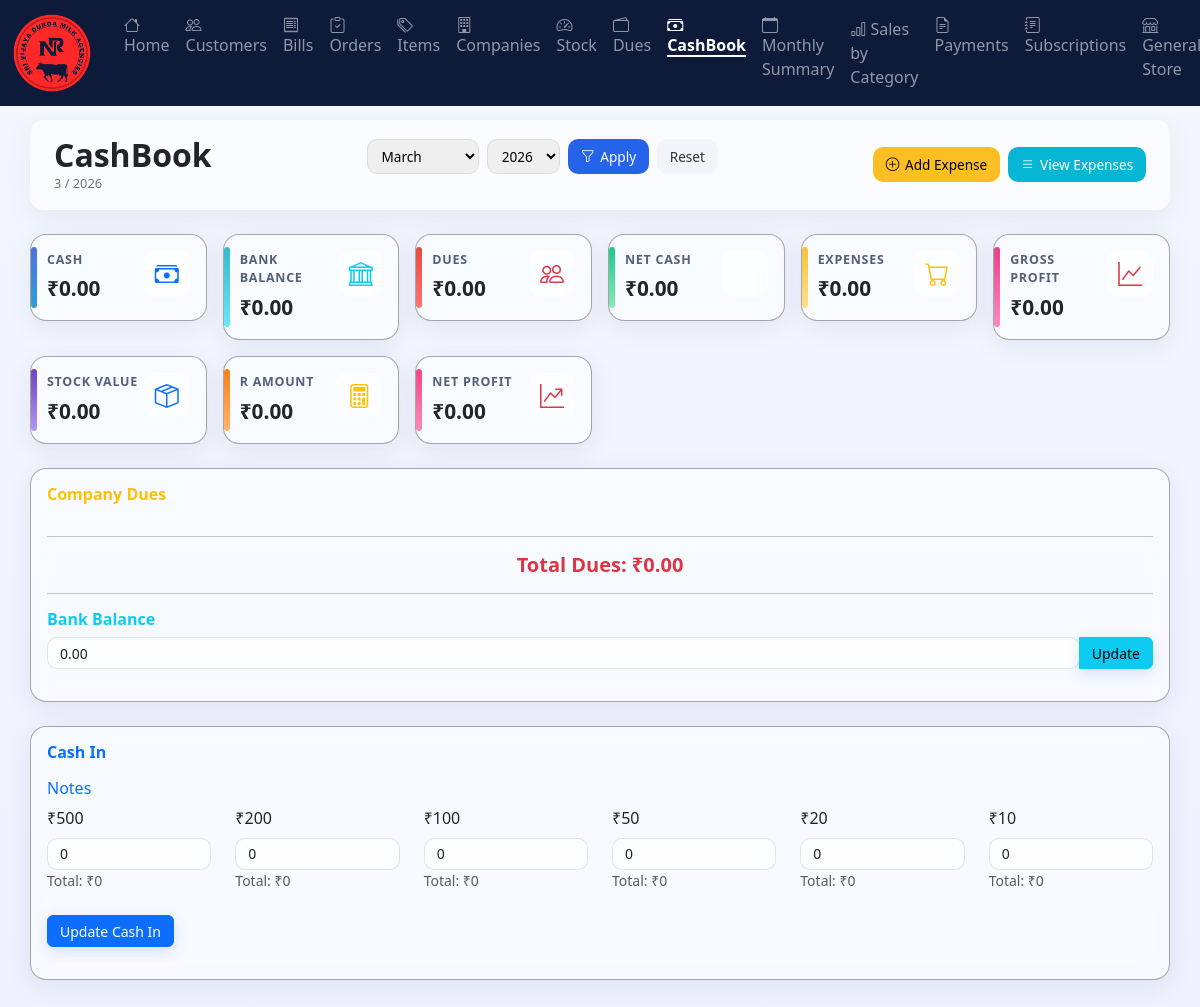
The app's page /milk_agency/cashbook/ (signed in) with its own data.
### milk_agency/models.py (models this page shows, shortened)
class BankBalance(models.Model):
    amount = models.DecimalField(max_digits=12, decimal_places=2)

class CashbookEntry(models.Model):
    c500 = models.IntegerField(default=0)
    c200 = models.IntegerField(default=0)
    c100 = models.IntegerField(default=0)
    c50 = models.IntegerField(default=0)
    c20 = models.IntegerField(default=0)
    c10 = models.IntegerField(default=0)
    coin20 = models.IntegerField(default=0)
    coin10 = models.IntegerField(default=0)
    coin5 = models.IntegerField(default=0)
    coin2 = models.IntegerField(default=0)
    coin1 = models.IntegerField(default=0)

### milk_agency/views_cashbook.py (the view, shortened to what this page needs)
# urls.py: path('cashbook/', views_cashbook.cashbook, name='cashbook'),
@login_required
def cashbook(request):
    today = timezone.now().date()
    months = [
        (1, "January"), (2, "February"), (3, "March"),
        (4, "April"), (5, "May"), (6, "June"),
        (7, "July"), (8, "August"), (9, "September"),
        (10, "October"), (11, "November"), (12, "December"),
    ]
    years = list(range(today.year - 5, today.year + 2))
    selected_month = int(request.GET.get('month', today.month))
    selected_year = int(request.GET.get('year', today.year))
    cash_entry = CashbookEntry.objects.first() or CashbookEntry.objects.create()
    total_cash_in = (
        cash_entry.c500 * 500 + cash_entry.c200 * 200 +
        cash_entry.c100 * 100 + cash_entry.c50 * 50 +
        cash_entry.c20 * 20 + cash_entry.c10 * 10 +
        cash_entry.coin20 * 20 + cash_entry.coin10 * 10 +
        cash_entry.coin5 * 5 + cash_entry.coin2 * 2 +
        cash_entry.coin1 * 1
    )
    denomination_totals = {
        'c500': cash_entry.c500 * 500,
        'c200': cash_entry.c200 * 200,
        'c100': cash_entry.c100 * 100,
        'c50': cash_entry.c50 * 50,
        'c20': cash_entry.c20 * 20,
        'c10': cash_entry.c10 * 10,
        'coin20': cash_entry.coin20 * 20,
        'coin10': cash_entry.coin10 * 10,
        'coin5': cash_entry.coin5 * 5,
        'coin2': cash_entry.coin2 * 2,
        'coin1': cash_entry.coin1 * 1,
    }
    cash_out_entries = Expense.objects.filter(
        date__year=selected_year,
        date__month=selected_month
    ).order_by('-created_at')
    total_cash_out = cash_out_entries.aggregate(total=Sum('amount'))['total'] or 0
    bank_balance_obj, _ = BankBalance.objects.get_or_create(
        id=1,
        defaults={'amount': 0}
    )
    bank_balance = bank_balance_obj.amount
    company_dues_qs = DailyPayment.objects.filter(
        date__year=selected_year,
        date__month=selected_month
    ).values(
        'company',
        'company__name'
    ).annotate(
        total_invoice=Coalesce(Sum('invoice_amount'), 0, output_field=DecimalField(max_digits=12, decimal_places=2)),
        total_paid=Coalesce(Sum('paid_amount'), 0, output_field=DecimalField(max_digits=12, decimal_places=2)),
        total_due=ExpressionWrapper(
            F('total_invoice') - F('total_paid'),
            output_field=DecimalField(max_digits=12, decimal_places=2)
        )
    ).order_by('company__name')
    company_dues = []
    total_company_dues = sum(c["total_due"] for c in company_dues)
    total_customer_dues = Customer.objects.filter(due__gt=0).aggregate(
        total=Coalesce(Sum('due'), 0, output_field=DecimalField(max_digits=12, decimal_places=2))
    )['total']
    monthly_profit = Bill.objects.filter(
        invoice_date__year=selected_year,
        invoice_date__month=selected_month,
        is_deleted=False
    ).aggregate(total_profit=Sum('profit'))['total_profit'] or 0
    net_profit = monthly_profit - total_cash_out
    net_cash = total_cash_in + bank_balance
    total_stock_value = Item.objects.aggregate(
        total=Sum(F('stock_quantity') * F('buying_price'))
    )['total'] or 0
    remaining_amount = (
        net_cash
        + total_stock_value
        - net_profit
        - total_company_dues
        + total_customer_dues
    )
    context = {
        'cash_entry': cash_entry,
        'cash_out_entries': cash_out_entries,
        'total_cash_in': total_cash_in,
        'total_cash_out': total_cash_out,
        'net_cash': net_cash,
        'bank_balance': bank_balance,
        'current_date': today.strftime('%Y-%m-%d'),
        'company_dues': company_dues,
        'total_company_dues': total_company_dues,
        'total_customer_dues': total_customer_dues,
        'monthly_profit': monthly_profit,
        'net_profit': net_profit,
        'denomination_totals': denomination_totals,
        'total_stock_value': total_stock_value,
        'remaining_amount': remaining_amount,
        'months': months,
        'years': years,
        'selected_month': selected_month,
        'selected_year': selected_year,
    }
    return render(request, 'milk_agency/dashboards_other/cashbook.html', context)

### templates/milk_agency/dashboards_other/cashbook.html (shortened to what this page needs)
﻿{% extends "milk_agency/home/base.html" %}
{% load static %}
{% block content %}
<div class="container-fluid py-4">
    <div class="cashbook-header mb-4">
            <div class="cb-left">
                <h2 class="cb-title">CashBook</h2>
                <span class="cb-subtitle">
                    {{ selected_month }} / {{ selected_year }}
                </span>
            </div>
            <form method="get" class="cb-filters">
                <select name="month" class="cb-select">
                    {% for m, m_name in months %}
                        <option value="{{ m }}" {% if m == selected_month %}selected{% endif %}>
                            {{ m_name }}
                        </option>
                    {% endfor %}
                </select>
                <select name="year" class="cb-select">
                    {% for y in years %}
                        <option value="{{ y }}" {% if y == selected_year %}selected{% endif %}>
                            {{ y }}
                        </option>
                    {% endfor %}
                </select>
                <button class="cb-btn cb-btn-primary">
                    <i class="bi bi-funnel"></i> Apply
                </button>
                <a href="{% url 'milk_agency:cashbook' %}" class="cb-btn cb-btn-light">
                    Reset
                </a>
            </form>
            <div class="cb-actions">
                <button class="cb-btn cb-btn-warning"
                        data-bs-toggle="modal"
                        data-bs-target="#expenseModal">
                    <i class="bi bi-plus-circle"></i> Add Expense
                </button>
                <a href="{% url 'milk_agency:expenses_list' %}"
                class="cb-btn cb-btn-info">
                    <i class="bi bi-list"></i> View Expenses
                </a>
            </div>
    </div>
    <div class="row g-3 mb-4">
        <div class="col-lg-2 col-md-3 col-6">
            <div class="premium-card card-accent"
                 style="--accent-start:#4e73df; --accent-end:#2d9cdb;">
                <div class="d-flex justify-content-between">
                    <div>
                        <div class="stat-title">Cash</div>
                        <div class="stat-value">₹{{ total_cash_in|floatformat:2 }}</div>
                    </div>
                    <div class="icon-round"><i class="bi bi-cash-stack fs-4 text-primary"></i></div>
                </div>
            </div>
        </div>
        <div class="col-lg-2 col-md-3 col-6">
            <div class="premium-card card-accent"
                 style="--accent-start:#36b9cc; --accent-end:#67e8f9;">
                <div class="d-flex justify-content-between">
                    <div>
                        <div class="stat-title">Bank Balance</div>
                        <div class="stat-value">₹{{ bank_balance|floatformat:2 }}</div>
                    </div>
                    <div class="icon-round"><i class="bi bi-bank fs-4 text-info"></i></div>
                </div>
            </div>
        </div>
        <div class="col-lg-2 col-md-3 col-6">
            <div class="premium-card card-accent"
                 style="--accent-start:#e74a3b; --accent-end:#ff7676;">
                <div class="d-flex justify-content-between">
                    <div>
                        <div class="stat-title">Dues</div>
                        <div class="stat-value">₹{{ total_customer_dues|floatformat:2 }}</div>
                    </div>
                    <div class="icon-round"><i class="bi bi-people fs-4 text-danger"></i></div>
                </div>
            </div>
        </div>
        <div class="col-lg-2 col-md-3 col-6">
            <div class="premium-card card-accent"
                 style="--accent-start:#1cc88a; --accent-end:#8be9b6;">
                <div class="d-flex justify-content-between">
                    <div>
                        <div class="stat-title">Net Cash</div>
                        <div class="stat-value">₹{{ net_cash|floatformat:2 }}</div>
                    </div>
                    <div class="icon-round"></div>
                </div>
            </div>
        </div>
        <div class="col-lg-2 col-md-3 col-6">
            <div class="premium-card card-accent"
                 style="--accent-start:#f6c23e; --accent-end:#ffe08a;">
                <div class="d-flex justify-content-between">
                    <div>
                        <div class="stat-title">Expenses</div>
                        <div class="stat-value">₹{{ total_cash_out|floatformat:2 }}</div>
                    </div>
                    <div class="icon-round"><i class="bi bi-cart fs-4 text-warning"></i></div>
                </div>
            </div>
        </div>
        <div class="col-lg-2 col-md-3 col-6">
            <div class="premium-card card-accent"
                 style="--accent-start:#e83e8c; --accent-end:#ff8ac1;">
                <div class="d-flex justify-content-between">
                    <div>
                        <div class="stat-title">Gross Profit</div>
                        <div class="stat-value">₹{{ monthly_profit|floatformat:2 }}</div>
                    </div>
                    <div class="icon-round"><i class="bi bi-graph-up fs-4 text-danger"></i></div>
                </div>
            </div>
        </div>
        <div class="col-lg-2 col-md-3 col-6">
            <div class="premium-card card-accent"
                 style="--accent-start:#6f42c1; --accent-end:#b095f5;">
                <div class="d-flex justify-content-between">
                    <div>
                        <div class="stat-title">Stock Value</div>
                        <div class="stat-value">₹{{ total_stock_value|floatformat:2 }}</div>
                    </div>
                    <div class="icon-round"><i class="bi bi-box-seam fs-4 text-primary"></i></div>
                </div>
            </div>
        </div>
        <div class="col-lg-2 col-md-3 col-6">
            <div class="premium-card card-accent"
                 style="--accent-start:#fd7e14; --accent-end:#ffb46b;">
                <div class="d-flex justify-content-between">
                    <div>
                        <div class="stat-title">R Amount</div>
                        <div class="stat-value">₹{{ remaining_amount|floatformat:2 }}</div>
                    </div>
                    <div class="icon-round"><i class="bi bi-calculator fs-4 text-warning"></i></div>
                </div>
            </div>
        </div>
        <div class="col-lg-2 col-md-3 col-6">
            <div class="premium-card card-accent"
                 style="--accent-start:#f54784; --accent-end:#ff8cb3;">
                <div class="d-flex justify-content-between">
                    <div>
                        <div class="stat-title">Net Profit</div>
                        <div class="stat-value">₹{{ net_profit|floatformat:2 }}</div>
                    </div>
                    <div class="icon-round"><i class="bi bi-graph-up-arrow fs-4 text-danger"></i></div>
                </div>
            </div>
        </div>
    </div>
        <div class="col-md-12 mb-4">
            <div class="premium-card">
                <h6 class="text-warning fw-bold mb-3">Company Dues</h6>
                <hr>
                <h5 class="text-center text-danger fw-bold">Total Dues: ₹{{ total_company_dues|floatformat:2 }}</h5>
                <hr>
                <h6 class="text-info fw-bold">Bank Balance</h6>
                <form method="post" action="{% url 'milk_agency:save_bank_balance' %}">
                    <div class="input-group">
                        <input type="number" step="0.01" min="0"
                               class="form-control premium-input"
                               name="amount" value="{{ bank_balance }}">
                        <button class="btn btn-info btn-premium btn-sm">Update</button>
                    </div>
                </form>
            </div>
        </div>
        <div class="col-md-12">
            <div class="premium-card">
                <h6 class="text-primary fw-bold mb-3">Cash In</h6>
                <form method="post" action="{% url 'milk_agency:save_cash_in' %}">
                    <h6 class="text-primary mb-2">Notes</h6>
                    <div class="row">
                        <div class="col-lg-2 col-md-3 col-6 mb-3">
                            <label class="form-label">₹500</label>
                            <input type="number" class="form-control premium-input"
                                   name="c500" value="{{ cash_entry.c500 }}">
                            <small class="text-muted">Total: ₹{{ denomination_totals.c500 }}</small>
                        </div>
                        <div class="col-lg-2 col-md-3 col-6 mb-3">
                            <label class="form-label">₹200</label>
                            <input type="number" class="form-control premium-input"
                                   name="c200" value="{{ cash_entry.c200 }}">
                            <small class="text-muted">Total: ₹{{ denomination_totals.c200 }}</small>
                        </div>
                        <div class="col-lg-2 col-md-3 col-6 mb-3">
                            <label class="form-label">₹100</label>
                            <input type="number" class="form-control premium-input"
                                   name="c100" value="{{ cash_entry.c100 }}">
                            <small class="text-muted">Total: ₹{{ denomination_totals.c100 }}</small>
                        </div>
                        <div class="col-lg-2 col-md-3 col-6 mb-3">
                            <label class="form-label">₹50</label>
                            <input type="number" class="form-control premium-input"
                                   name="c50" value="{{ cash_entry.c50 }}">
                            <small class="text-muted">Total: ₹{{ denomination_totals.c50 }}</small>
                        </div>
                        <div class="col-lg-2 col-md-3 col-6 mb-3">
                            <label class="form-label">₹20</label>
                            <input type="number" class="form-control premium-input"
                                   name="c20" value="{{ cash_entry.c20 }}">
                            <small class="text-muted">Total: ₹{{ denomination_totals.c20 }}</small>
                        </div>
                        <div class="col-lg-2 col-md-3 col-6 mb-3">
                            <label class="form-label">₹10</label>
                            <input type="number" class="form-control premium-input"
                                   name="c10" value="{{ cash_entry.c10 }}">
                            <small class="text-muted">Total: ₹{{ denomination_totals.c10 }}</small>
                        </div>
                        <div class="col-12 mt-2">
                            <button class="btn btn-primary btn-sm btn-premium">Update Cash In</button>
                        </div>
                    </div>
                </form>
            </div>
        </div>
    </div>
{% endblock %}

### records on screen
BankBalance: amount "0.00"
CashbookEntry: c500 "0", c200 "0", c100 "0", c50 "0", c20 "0", c10 "0"

### other values on screen
{{ selected_month }} "3"
{{ selected_year }} "2026"
{{ total_cash_in|floatformat:2 }} "0.00"
{{ total_customer_dues|floatformat:2 }} "0.00"
{{ net_cash|floatformat:2 }} "0.00"
{{ total_cash_out|floatformat:2 }} "0.00"
{{ monthly_profit|floatformat:2 }} "0.00"
{{ total_stock_value|floatformat:2 }} "0.00"
{{ remaining_amount|floatformat:2 }} "0.00"
{{ net_profit|floatformat:2 }} "0.00"
{{ total_company_dues|floatformat:2 }} "0.00"
{{ denomination_totals.c500 }} "0"
{{ denomination_totals.c200 }} "0"
{{ denomination_totals.c100 }} "0"
{{ denomination_totals.c50 }} "0"
